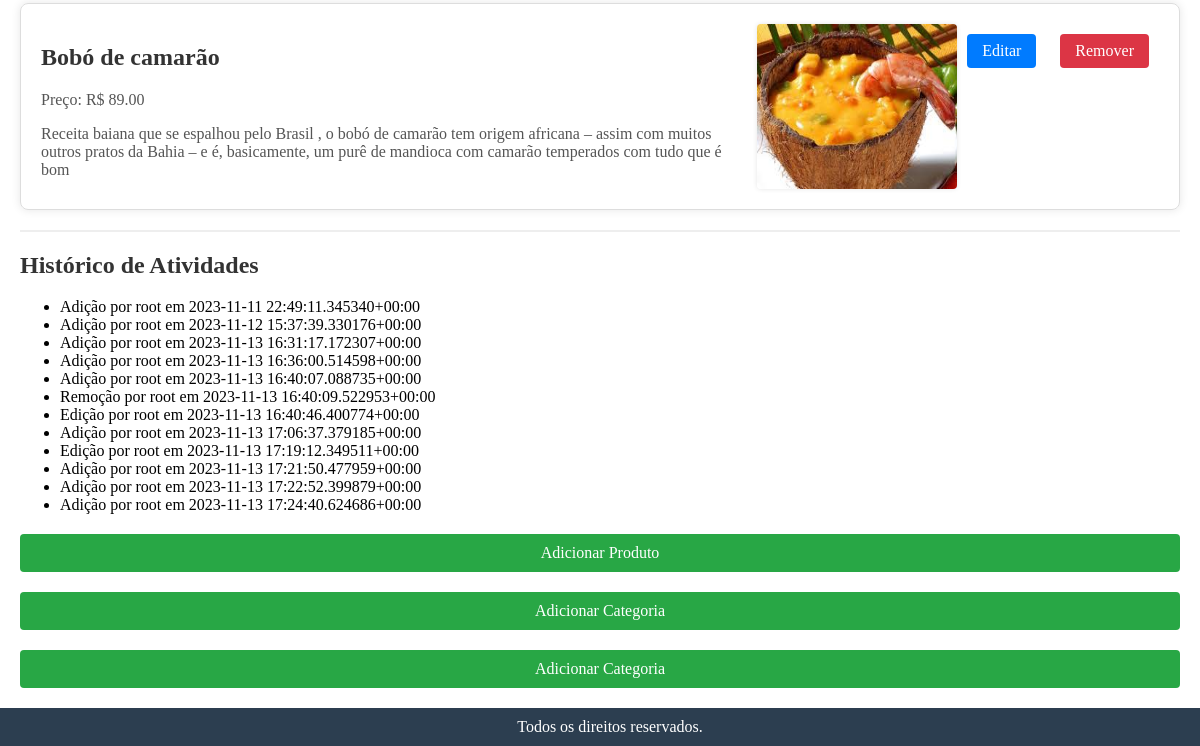
Page /produtos/ (lower part) on the earlier database version.
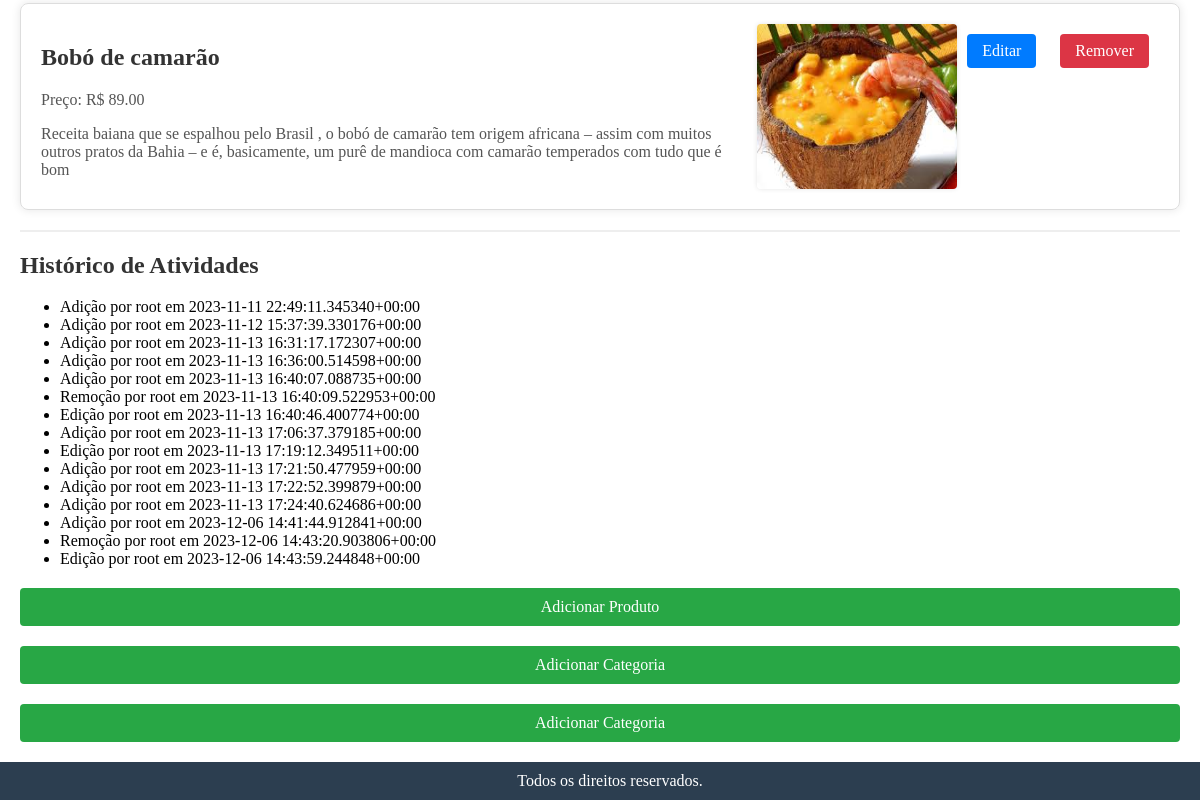
Same page on the later database version.
### projeto_aguanaboca/models.py (models this page shows, shortened)
class Produto(models.Model):
    nome = models.CharField(max_length=100)
    descricao = models.TextField()
    categoria = models.ForeignKey(Categoria, on_delete=models.CASCADE)
    preco = models.DecimalField(max_digits=8, decimal_places=2)
    imagem = models.ImageField(upload_to='produtos/', null=True, blank=True)

class RegistroAtividade(models.Model):
    ACAO_CHOICES = (
        ('adicao', 'Adição'),
        ('edicao', 'Edição'),
        ('remocao', 'Remoção'),
    )
    acao = models.CharField(max_length=10, choices=ACAO_CHOICES)
    usuario = models.ForeignKey(User, on_delete=models.CASCADE)
    item_id = models.PositiveIntegerField()
    tipo_item = models.CharField(max_length=50)
    timestamp = models.DateTimeField(default=timezone.now)
    def __str__(self):
        return f'{self.get_acao_display()} por {self.usuario.username} em {self.timestamp}'

### projeto_aguanaboca/views.py (the view)
# urls.py: path('produtos/', lista_produtos, name='lista_produtos'),
def lista_produtos(request):
    termo_de_pesquisa = request.GET.get('q', '')
    categoria_id = request.GET.get('categoria', '')
    preco_maximo = request.GET.get('preco', '')
    produtos = Produto.objects.filter(nome__icontains=termo_de_pesquisa)
    if categoria_id:
        produtos = produtos.filter(categoria_id=categoria_id)
    if preco_maximo:
        preco_maximo = float(preco_maximo)
        produtos = produtos.filter(preco__lte=preco_maximo)
    categorias = Categoria.objects.all()
    historico = RegistroAtividade.objects.all()
    return render(request, 'admin/lista_produtos.html', {
        'produtos': produtos,
        'termo_de_pesquisa': termo_de_pesquisa,
        'categorias': categorias,
        'categoria_selecionada': int(categoria_id) if categoria_id else None,
        'preco_maximo': preco_maximo,
        'historico': historico,
    })

### projeto_aguanaboca/templates/admin/lista_produtos.html (shortened to what this page needs)
{% extends "base.html" %}
{% block content %}
{% if produtos %}
        {% for produto in produtos %}
            {% if not request.GET.q or produto.nome|lower in request.GET.q|lower and not request.GET.categoria or produto.categoria.id == request.GET.categoria|add:0 %}
                <div class="produto">
                    <div class="descricao">
                        <h2>{{ produto.nome }}</h2>
                        <p>Preço: R$ {{ produto.preco }}</p>
                        <p>{{ produto.descricao }}</p>
                    </div>
                    {% if produto.imagem %}
                        <img src="{{ produto.imagem.url }}" alt="{{ produto.nome }} Image">
                    {% endif %}
                    <div>
                        <a class="editar-button" href="{% url 'edita_produto' produto.id %}">Editar</a>
                        <a class="remover-button" href="{% url 'remove_produto' produto.id %}">Remover</a>
                    </div>
                </div>
                <hr>
            {% endif %}
        {% endfor %}
    {% else %}
        <p>Nenhum produto encontrado.</p>
    {% endif %}
    <h2>Histórico de Atividades</h2>
    <ul>
        {% for log in historico %}
            <li>{{ log }}</li>
        {% endfor %}
    </ul>
    <a class="adicionar-link" href="{% url 'adiciona_produto' %}">Adicionar Produto</a>
    <a class="adicionar-link" href="{% url 'adiciona_categoria' %}">Adicionar Categoria</a>
    <a class="adicionar-link" href="{% url 'adiciona_categoria' %}">Adicionar Categoria</a>
{% endblock %}

### projeto_aguanaboca/templates/base.html (shortened to what this page needs)
<!DOCTYPE html>
<html lang="en">
<head>
</head>
<body>
    <main>
        {% block content %}{% endblock %}
    </main>
    <footer>
       Todos os direitos reservados.
    </footer>
</body>
</html>

### projeto_aguanaboca/templates/base.html (style rules this page uses)
body { margin: 0; }
main { padding: 20px; }
footer { background-color: #2c3e50; color: white; text-align: center; padding: 10px; position: relative; bottom: 0; width: 100%; margin: 0; }

### projeto_aguanaboca/templates/admin/lista_produtos.html (style rules this page uses)
.produto { display: flex; border: 1px solid #ddd; padding: 20px; margin-bottom: 20px; border-radius: 8px; box-shadow: 0 0 10px rgba(0, 0, 0, 0.1); }
h2 { color: #333; }
p { color: #555; margin-bottom: 10px; }
.descricao { flex: 1; margin-right: 20px; }
img { max-width: 200px; border-radius: 4px; box-shadow: 0 0 5px rgba(0, 0, 0, 0.1); }
hr { border: 1px solid #eee; margin: 20px 0; }
.adicionar-link { display: block; background-color: #28a745; color: #fff; padding: 10px 15px; text-align: center; text-decoration: none; border-radius: 4px; margin-top: 20px; font-size: 16px; }
.editar-button, .remover-button { display: inline-block; padding: 8px 15px; margin-top: 10px; margin-right: 10px; margin-left: 10px; text-align: center; text-decoration: none; color: #fff; border-radius: 4px; cursor: pointer; }
.editar-button { background-color: #007bff; }
.remover-button { background-color: #dc3545; }

Differences in the rows shown:
added RegistroAtividade: acao+usuario+timestamp "Adição por root em 2023-12-06 14:41:44.912841+00:00"
added RegistroAtividade: acao+usuario+timestamp "Remoção por root em 2023-12-06 14:43:20.903806+00:00"
added RegistroAtividade: acao+usuario+timestamp "Edição por root em 2023-12-06 14:43:59.244848+00:00"
